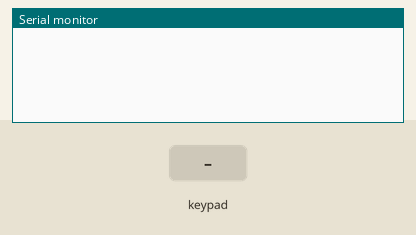
This program was run on a simulated Arduino Uno, built with avr-gcc and run on an emulated ATmega328P. On the bench: the last lines printed to the serial monitor. The test bench sets the inputs (shaded band).

Above: at 1.2 s.
1.3 s: key '1' pressed
At 2.5 s:
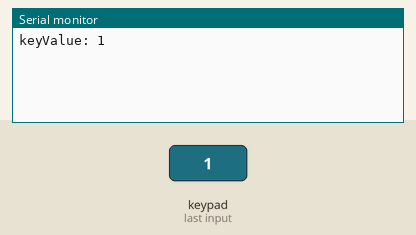
2.8 s: keypad keys 4 5 6 7 # pressed 0.4 s apart
At 5.1 s:
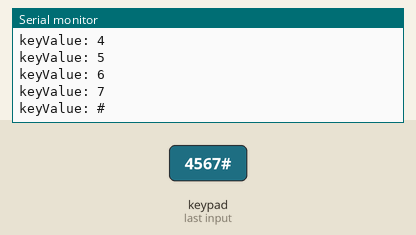
6.3 s: key 'A' pressed
At 6.7 s:
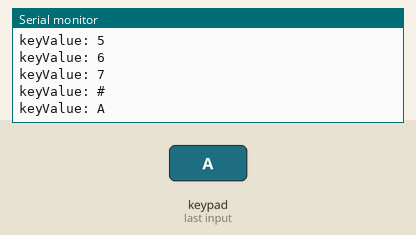
7.8 s: keypad keys 4 5 6 7 * pressed 0.4 s apart
At 10.4 s:
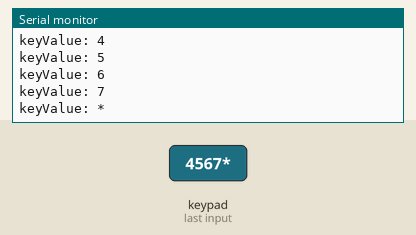
11.3 s: key 'B' pressed
At 11.7 s:
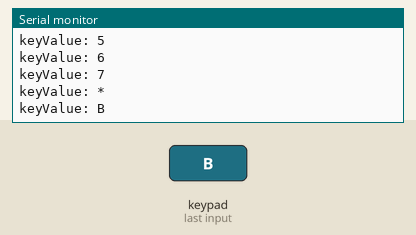
12.8 s: keypad keys 4 5 6 7 D pressed 0.4 s apart
At 15.3 s:
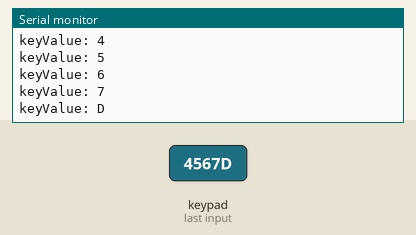
Timing chart, 0 to 16.8 s (numbered marks = the images above; inputs shaded):
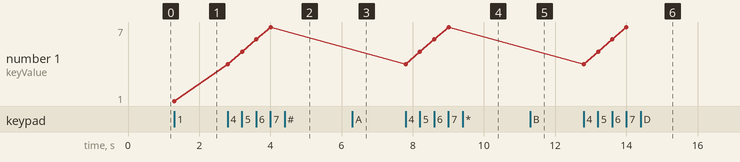

Measured:
- after the input at 1.3 s, the serial monitor: prints a new line at once (image 1)
- after the input at 2.8 s, the serial monitor: prints a new line at once (image 2)
- after the input at 6.3 s, the serial monitor: prints a new line at once (image 3)
- after the input at 7.8 s, the serial monitor: prints a new line at once (image 4)
- after the input at 11.3 s, the serial monitor: prints a new line at once (image 5)
- after the input at 12.8 s, the serial monitor: prints a new line at once (image 6)
- plotted number 1: 1 → 7 after the input at 2.8 s

The program:

main.cpp
```cpp
//code start
/*******************************************************
 * name: Password Lock
 * note: you need to add the Keypad folder under test experiment\code\Library to the Arduino libraries folder
 * function: when you press one button, you can see the keyvalue print on the serial monitor
 * Keypad  SunFounder Uno
 * X1           8
 * X2           9
 * X3           10
 * X4           11
 * Y1           4
 * Y2           5
 * Y3           6
 * Y4           7
 *
 *********************************************************/
//Email:support@sunfounder.com
//Website:www.sunfounder.com

#include <Keypad.h>   //use the Keypad libraries

const byte ROWS = 4; //four rows
const byte COLS = 4; //four columns
//define the cymbols on the buttons of the keypads
char hexaKeys[ROWS][COLS] =
{
  {
    '1','2','3','A'      }
  ,
  {
    '4','5','6','B'      }
  ,
  {
    '7','8','9','C'      }
  ,
  {
    '*','0','#','D'      }
};
byte rowPins[ROWS] = { 4, 5, 6, 7}; //connect to the row pinouts of the keypad
byte colPins[COLS] = { 8, 9, 10, 11}; //connect to the column pinouts of the keypad

//initialize an instance of class NewKeypad
Keypad customKeypad = Keypad( makeKeymap(hexaKeys), rowPins, colPins, ROWS, COLS);

void setup()
{
  Serial.begin(9600);
}

void readKey()
{
  int correct = 0;
  char customKey = customKeypad.getKey();//get the key value
  if(customKey)
  {
    Serial.print("keyValue: ");
    Serial.println(customKey);
  }
  //delay(100);
}

void loop()
{
  readKey();
  //delay(100);
}
```
